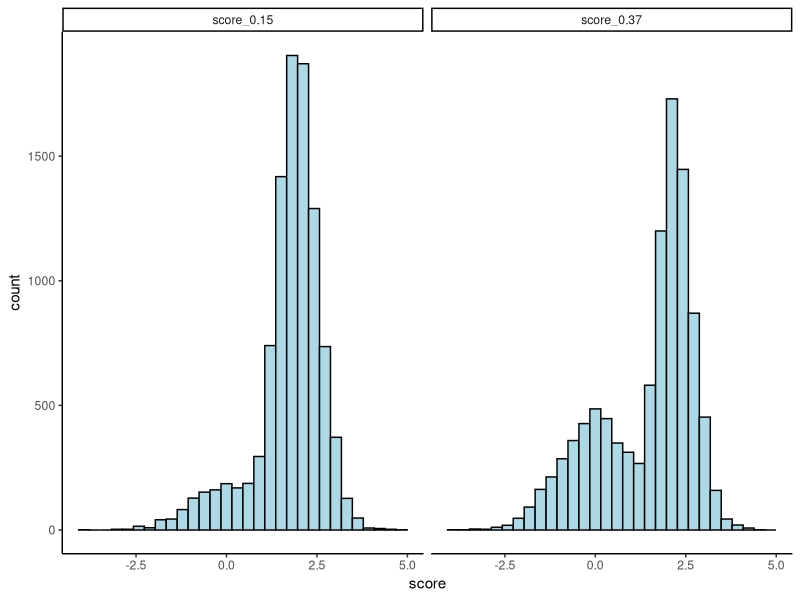
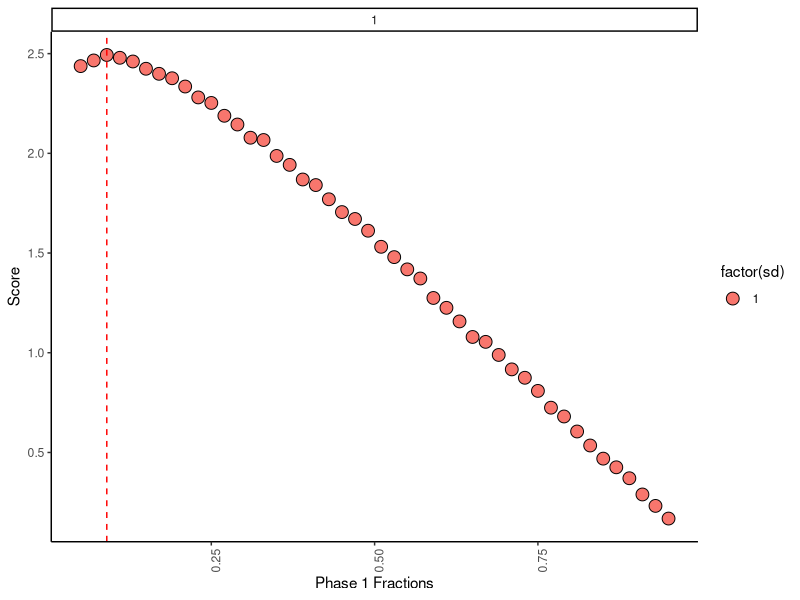

Recreate these plots in R, in order. (Note: a time limit stopped this script after it produced the figures.)
## ---- chunk 1
knitr::opts_chunk$set(echo = TRUE)
## ---- chunk 2
library(tidyverse)

# set seed
seed_value <- 19710822
set.seed(seed_value)
## ---- chunk 3
simulate_dating_2 <- function(population = 1000,
                              phase1_fraction = 1 / exp(1),
                              num_iterations = 1, 
                              distribution = "rnorm", 
                              stdev = 1, 
                              use_rejection = FALSE) {
  spouse_scores <- numeric(length = num_iterations)
  phase1_size <- round(population * phase1_fraction)
  
  for (case_idx in 1:num_iterations) {
    
    if(!distribution %in% c("rnorm", "runif")){
      stop("OOPS: UNSPECIFIED DISTRIBUTION :PPPP")
    }
    
    # scores of potential mates 
    # add options for sampling
    if(distribution == "rnorm"){
      score <- rnorm(population, sd = stdev)
    } else if(distribution == "runif"){
      score <- runif(population)
    } 
    
    # we date the first phase1_size people
    # and note the maximum score in that group
    cutoff_score <- max(score[1:phase1_size])
    optimal_score <- max(score)
    
    if(use_rejection == TRUE) {
      # question 3 inversely proportional rejection rate 
      
      # get indices of all people who pass cutoff
      candidate_spouse_index <- phase1_size +
        which(score[(phase1_size+1):population] > cutoff_score)
      
      # get scores of all people who pass cutoff
      candidate_scores <- score[candidate_spouse_index]
      
      # guard against no candidates with scores > cutoff
      if(length(candidate_scores) > 0){
        # for each candidate, compute rejection rate, and run a bernoulli trial for reject or accept
        for(idx in length(candidate_scores)){
          candidate_score <- candidate_scores[idx]
          
          # inversely proportion to like
          rejection_prob <- 1/candidate_score
          reject_or_accept <- rbernoulli(n = 1, p = rejection_prob)
          
          # upon first accept, break out of the loop
          if(reject_or_accept == 1){
            spouse_index <- idx
            break()
          } else{
            # note: if no one accepts, code below handles case of spouse_index == NA
            spouse_index <- NA
          }
        }
      } else{
        spouse_index <- NA
      }
      
    } else {
      # now select as your life partner the next date with a better score
      spouse_index <- phase1_size +
        which(score[(phase1_size+1):population] > cutoff_score)[1]
    }
    
    if (is.na(spouse_index)) {
      spouse_index <- population
    }
    spouse_scores[case_idx] <- score[spouse_index]
  }
  
  # return(mean(spouse_scores))
  return(spouse_scores)
}


score_and_plot_figure <- function(scores){
  scores_df <- as.data.frame(scores) 
  colnames(scores_df) <- c("score_0.15", "score_0.37")
  
  scores_df_long <- scores_df %>% 
    pivot_longer(cols = everything(), names_to = "phase1_fractions", values_to = "score")
  
  scores_histogram <- scores_df_long %>% 
    ggplot(aes(x = score)) + 
    geom_histogram(colour = "black", fill = "lightblue") + 
    theme_classic() + 
    facet_wrap(~phase1_fractions)
  
  return(scores_histogram)
}

## ---- chunk 4
# Test fractions
phase1_fractions <- c(0.15, 0.37) #seq(0.05, 0.95, 0.02)
scores <- list() # list to save scores 
for (idx in 1:length(phase1_fractions)) {
  scores[[idx]] <- simulate_dating_2(population = 100,
                                     phase1_fraction = phase1_fractions[idx],
                                     num_iterations = 10000)
}


q1_plot <- score_and_plot_figure(scores)
q1_plot
## ---- chunk 5
# Test fractions
phase1_fractions <- seq(0.05, 0.95, 0.02)
stdev_fractions <- c(1)#seq(1, 51, 5)

q2_sd_experiment <- list()
q2_scores <- list() # list to save scores 
for(sd_idx in 1:length(stdev_fractions)){
  for (idx in 1:length(phase1_fractions)) {
    iteration_mean <- mean(simulate_dating_2(population = 1000,
                                             phase1_fraction = phase1_fractions[idx],
                                             num_iterations = 10000, 
                                             distribution = "rnorm", 
                                             stdev = stdev_fractions[sd_idx]))
    
    q2_scores[[idx]] <- data.frame(mean = iteration_mean, phase1_fractions = phase1_fractions[idx], sd = stdev_fractions[sd_idx])
  }
  
  q2_scores_df <- bind_rows(q2_scores)
  q2_sd_experiment[[sd_idx]] <- q2_scores_df
}

multi_sd_df <- bind_rows(q2_sd_experiment)

# q2_scores_df <- as.data.frame(q2_scores) 
# colnames(q2_scores_df) <- paste(phase1_fractions)
# 
# q2_scores_df_long <- q2_scores_df %>% 
#   pivot_longer(cols = everything(), names_to = "phase1_fractions", values_to = "score")

# max_score <- q2_scores_df_long %>% 
#   arrange(desc(score)) %>% 
#   slice(1) %>% 
#   pull(phase1_fractions)
# 
# max_score


max_scores_by_sd <- multi_sd_df %>% 
  group_by(sd) %>% 
  slice_max(mean)

q2_score_plot <- multi_sd_df %>% 
  ggplot(aes(x = phase1_fractions, y = mean, fill = factor(sd))) + 
  geom_point(colour = "black", shape = 21, size = 4) + 
  theme_classic() + 
  theme(axis.text.x = element_text(angle = 90), 
        plot.title = element_text(hjust = 0.5, size = 15)) + 
  geom_vline(aes(xintercept = phase1_fractions), data=max_scores_by_sd, colour = "red", linetype = "dashed") +
  labs(x = "Phase 1 Fractions", 
       y = "Score") + 
  scale_x_continuous(n.breaks = 5) + 
  facet_wrap(.~factor(sd), scales = "free")

q2_score_plot
max_scores_by_sd

## ---- chunk 6

q3_scores <- list()
for (idx in 1:length(phase1_fractions)) {
  iteration_mean <- mean(simulate_dating_2(population = 1000,
                                           phase1_fraction = phase1_fractions[idx],
                                           num_iterations = 10000, 
                                           distribution = "rnorm", 
                                           stdev = 1, 
                                           use_rejection = TRUE))
  
  q3_scores[[idx]] <- data.frame(mean = iteration_mean, phase1_fractions = phase1_fractions[idx])
}

q3_df <- bind_rows(q3_scores)

q3_df %>% ggplot(aes(x = phase1_fractions, y = mean)) + 
  geom_point(colour = "black", fill = "lightblue", size = 4, shape = 21) +
  labs(x = "Phase 1 Fractions", 
       y = "Score") + 
  ylim(-2, 2) + 
  theme_classic()
